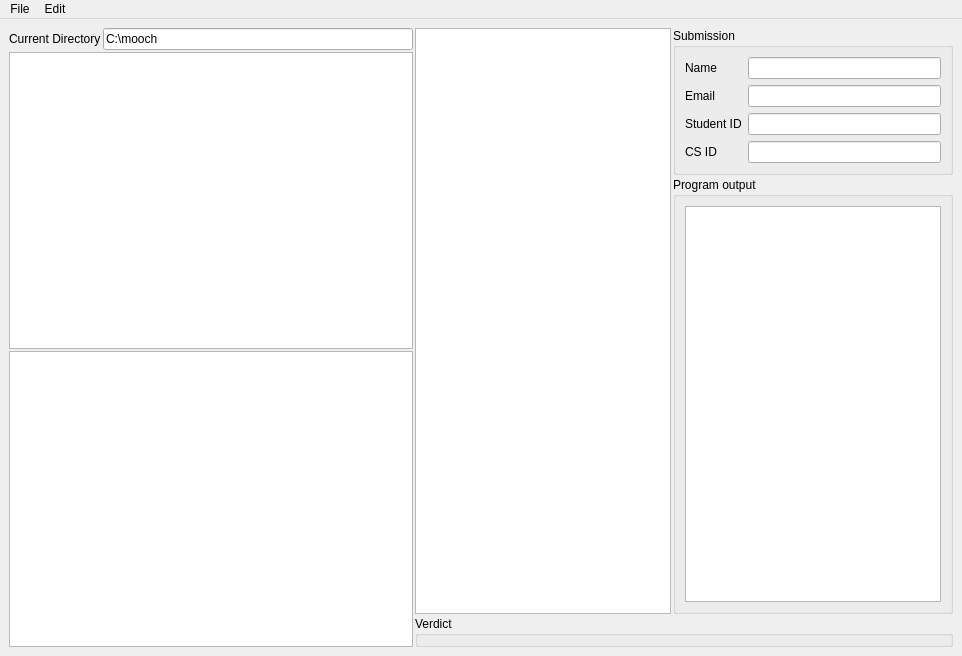
<?xml version="1.0" encoding="UTF-8"?>
<ui version="4.0">
 <class>MainWindow</class>
 <widget class="QMainWindow" name="MainWindow">
  <property name="geometry">
   <rect>
    <x>0</x>
    <y>0</y>
    <width>962</width>
    <height>656</height>
   </rect>
  </property>
  <property name="windowTitle">
   <string>MainWindow</string>
  </property>
  <widget class="QWidget" name="centralwidget">
   <layout class="QHBoxLayout" name="horizontalLayout">
    <property name="spacing">
     <number>2</number>
    </property>
    <item>
     <layout class="QVBoxLayout" name="verticalLayout">
      <property name="spacing">
       <number>2</number>
      </property>
      <item>
       <layout class="QHBoxLayout" name="horizontalLayout_2">
        <item>
         <widget class="QLabel" name="label">
          <property name="text">
           <string>Current Directory</string>
          </property>
         </widget>
        </item>
        <item>
         <widget class="QLineEdit" name="lineEdit">
          <property name="enabled">
           <bool>true</bool>
          </property>
          <property name="cursor">
           <cursorShape>ArrowCursor</cursorShape>
          </property>
          <property name="mouseTracking">
           <bool>true</bool>
          </property>
          <property name="acceptDrops">
           <bool>false</bool>
          </property>
          <property name="text">
           <string>C:\mooch</string>
          </property>
          <property name="readOnly">
           <bool>true</bool>
          </property>
          <property name="clearButtonEnabled">
           <bool>false</bool>
          </property>
         </widget>
        </item>
       </layout>
      </item>
      <item>
       <widget class="QListView" name="listView_2"/>
      </item>
      <item>
       <widget class="QListView" name="listView"/>
      </item>
     </layout>
    </item>
    <item>
     <layout class="QVBoxLayout" name="verticalLayout_5">
      <item>
       <layout class="QHBoxLayout" name="horizontalLayout_3">
        <item>
         <widget class="QTextEdit" name="textEdit"/>
        </item>
        <item>
         <layout class="QVBoxLayout" name="verticalLayout_2">
          <item>
           <widget class="QGroupBox" name="groupBox">
            <property name="title">
             <string>Submission</string>
            </property>
            <layout class="QVBoxLayout" name="verticalLayout_3">
             <item>
              <layout class="QGridLayout" name="gridLayout">
               <item row="1" column="1">
                <widget class="QLineEdit" name="lineEdit_2"/>
               </item>
               <item row="1" column="0">
                <widget class="QLabel" name="label_2">
                 <property name="text">
                  <string>Name</string>
                 </property>
                </widget>
               </item>
               <item row="2" column="1">
                <widget class="QLineEdit" name="lineEdit_3"/>
               </item>
               <item row="2" column="0">
                <widget class="QLabel" name="label_3">
                 <property name="text">
                  <string>Email</string>
                 </property>
                </widget>
               </item>
               <item row="3" column="0">
                <widget class="QLabel" name="label_4">
                 <property name="text">
                  <string>Student ID</string>
                 </property>
                </widget>
               </item>
               <item row="4" column="0">
                <widget class="QLabel" name="label_5">
                 <property name="text">
                  <string>CS ID</string>
                 </property>
                </widget>
               </item>
               <item row="3" column="1">
                <widget class="QLineEdit" name="lineEdit_4"/>
               </item>
               <item row="4" column="1">
                <widget class="QLineEdit" name="lineEdit_5"/>
               </item>
              </layout>
             </item>
            </layout>
           </widget>
          </item>
          <item>
           <widget class="QGroupBox" name="groupBox_3">
            <property name="title">
             <string>Program output</string>
            </property>
            <layout class="QVBoxLayout" name="verticalLayout_4">
             <item>
              <widget class="QTextBrowser" name="textBrowser"/>
             </item>
            </layout>
           </widget>
          </item>
         </layout>
        </item>
       </layout>
      </item>
      <item>
       <widget class="QGroupBox" name="groupBox_2">
        <property name="title">
         <string>Verdict</string>
        </property>
       </widget>
      </item>
     </layout>
    </item>
   </layout>
  </widget>
  <widget class="QMenuBar" name="menubar">
   <property name="geometry">
    <rect>
     <x>0</x>
     <y>0</y>
     <width>962</width>
     <height>26</height>
    </rect>
   </property>
   <widget class="QMenu" name="menuFile">
    <property name="title">
     <string>File</string>
    </property>
    <widget class="QMenu" name="menuExport">
     <property name="title">
      <string>Export</string>
     </property>
     <addaction name="actionCSV"/>
     <addaction name="actionText"/>
    </widget>
    <addaction name="actionOpen_folder"/>
    <addaction name="menuExport"/>
    <addaction name="separator"/>
    <addaction name="actionQuit"/>
   </widget>
   <widget class="QMenu" name="menuEdit">
    <property name="title">
     <string>Edit</string>
    </property>
   </widget>
   <addaction name="menuFile"/>
   <addaction name="menuEdit"/>
  </widget>
  <action name="actionOpen_folder">
   <property name="text">
    <string>Open folder</string>
   </property>
  </action>
  <action name="actionQuit">
   <property name="text">
    <string>Quit</string>
   </property>
  </action>
  <action name="actionCSV">
   <property name="text">
    <string>CSV</string>
   </property>
  </action>
  <action name="actionText">
   <property name="text">
    <string>Text</string>
   </property>
  </action>
 </widget>
 <resources/>
 <connections/>
</ui>
